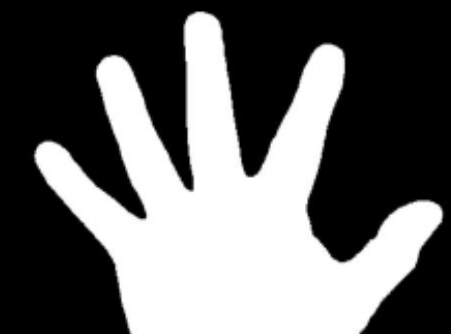
#> input picture sample/hand.png, 451 x 334 px
$ python convex_hull.py
#> lines starting #> are read from the running program, lines starting #| are printed output that depends on the picture; after the words box and inside, x2 and y2 are one past the last pixel; in counts of white or black regions, pixels touching at a corner belong together
# convex hull 은 컨투어를 구성하는 모든 점을 포함하는 블록 다각형을 그리는 것.'

import cv2 as cv
import numpy as np

img_color = cv.imread('../sample/hand.png', cv.IMREAD_COLOR)
#> img_color is the input picture: shape (334, 451, 3); min 0, max 255, mean 102.5
img_gray = cv.cvtColor(img_color, cv.COLOR_BGR2GRAY)

ret, img_binary = cv.threshold(img_gray, 150, 255, cv.THRESH_BINARY_INV)
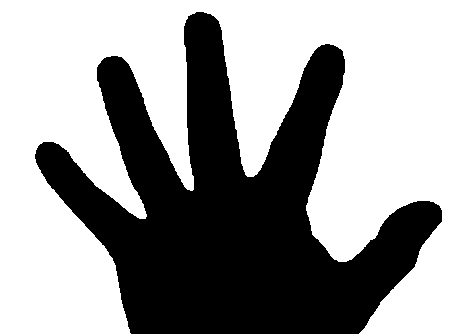
#> img_binary: shape (334, 451); 60.1% white; 1 black region, box (x1, y1, x2, y2) and area: (35, 12, 442, 334) 60122

# 이진화 결과를 개선하기 위해 모폴로지 연산을 해줌
kernel = cv.getStructuringElement(cv.MORPH_ELLIPSE, (5,5))
img_binary = cv.morphologyEx(img_binary, cv.MORPH_CLOSE, kernel)
#> img_binary: shape (334, 451); 60.1% white; 1 black region

# 컨투어를 검출
contours, hierarchy = cv.findContours(img_binary, cv.RETR_LIST,
                                      cv.CHAIN_APPROX_SIMPLE)
#> contours = 1 contour; box (x1, y1, x2, y2) and area: (0, 0, 451, 334) 89052

# 검출된 2개의 컨투어를 이미지에 그려줌. 인덱스 0,1에 저장
cv.drawContours(img_color, contours, 0, (255,0,0), 3)
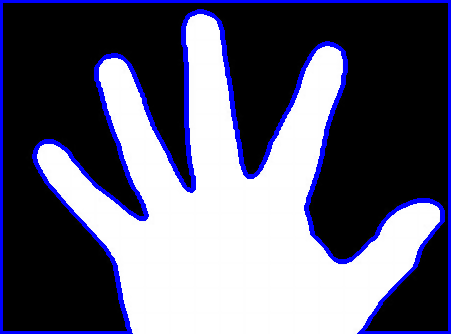
#> img_color: shape (334, 451, 3); 7.93% of pixels changed, all inside (x1, y1, x2, y2) = (0, 0, 451, 334)

for contour in contours:
    hull = cv.convexHull(contour)
    cv.drawContours(img_color, [hull], 0, (255,0,255), 7)
#> this loop made 1 pass
#> hull on pass 1: [[450, 0], [450, 333], [0, 333], [0, 0]]
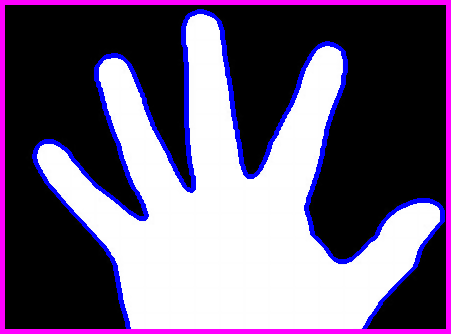
#> img_color: shape (334, 451, 3); 5.14% of pixels changed, all inside (x1, y1, x2, y2) = (0, 0, 451, 334)

for contour in contours:
    hull = cv.convexHull(contour, returnPoints=False)
    defects = cv.convexityDefects(contour, hull)

    for i in range(defects.shape[0]):
        s,e,f,d = defects[i,0]
        start = tuple(contour[s][0])
        end = tuple(contour[e][0])
        far = tuple(contour[f][0])

        if d > 10000:
            cv.line(img_color, start, end, (0,255,0), 3)
            cv.circle(img_color, far, 5, (0,0,255), -1)
#> this loop made 1 pass
#> (hull, defects) on pass 1: ([771, 770, 1, 0], [[1, 770, 382, 82432]])
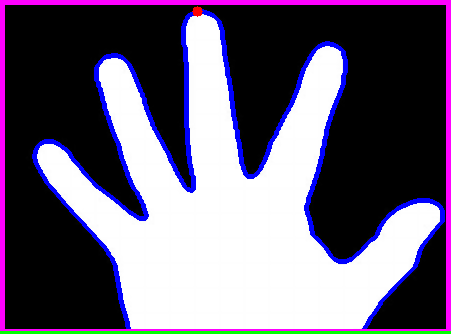
#> img_color: shape (334, 451, 3); 0.95% of pixels changed, all inside (x1, y1, x2, y2) = (0, 6, 451, 334)

cv.imshow('result', img_color)
cv.waitKey(0)

$ run again, with sample/ball.png copied over sample/hand.png
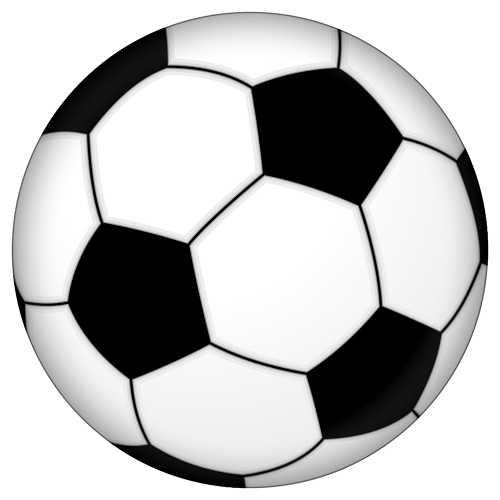
#> input picture sample/ball.png, 500 x 500 px
#> img_color is the input picture: shape (500, 500, 3); min 0, max 255, mean 190.7
#> `ret, img_binary = cv.threshold(img_gray, 150, 255, cv.THRESH_BINARY_INV)`:
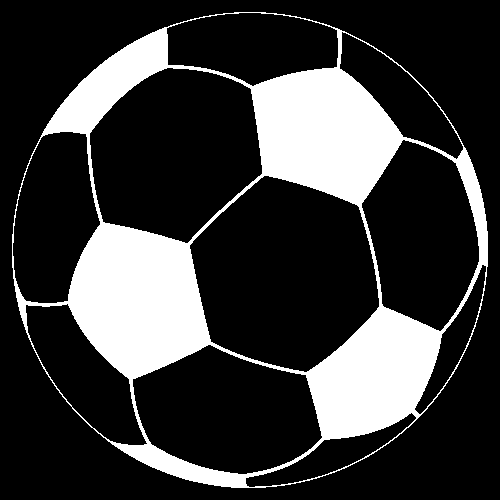
#> img_binary: shape (500, 500); 22.4% white; 1 white region, box (x1, y1, x2, y2) and area: (12, 12, 488, 488) 56118
#> contours = 11 contours; largest, box (x1, y1, x2, y2) and area: (12, 12, 488, 488) 177512, (189, 175, 380, 373) 27288, (89, 67, 263, 244) 22742, (132, 344, 322, 475) 17605, (361, 139, 480, 332) 15720
#> the loop `for contour in contours:` made 11 passes
#> after the loop `for contour in contours:`:
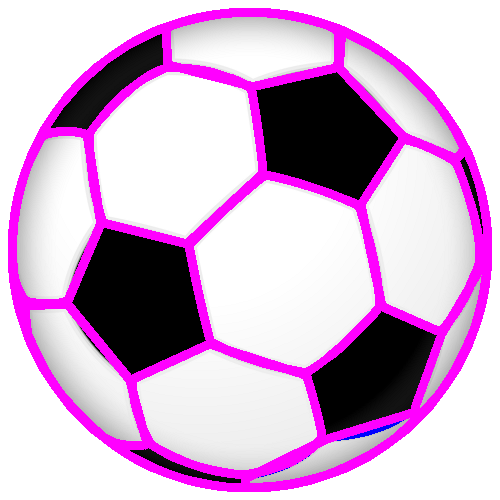
#> img_color: shape (500, 500, 3); mean B, G, R 209.8, 170.8, 209.6
